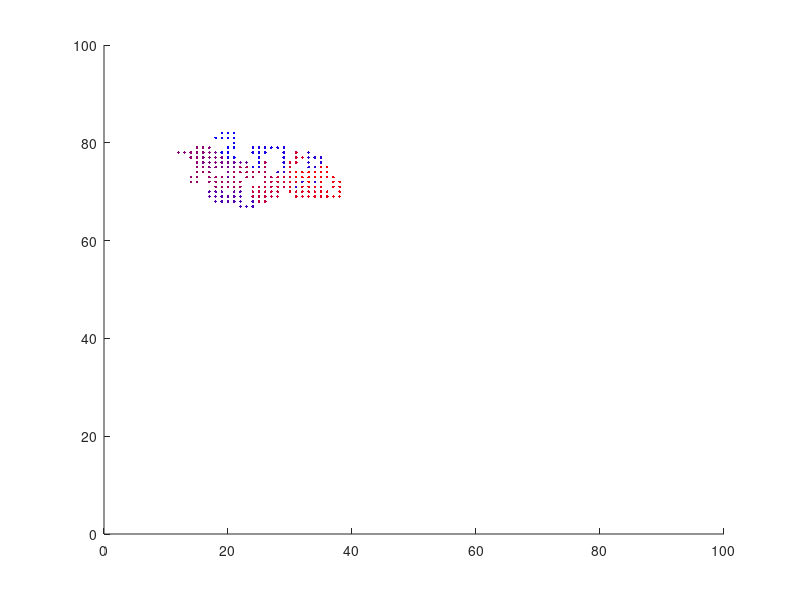

Here is the MATLAB script that generated this plot:
clear all
clc
clf

nAgents = 1;
gridSize = 100;

moveProb = 0.9;

nSteps = 1000;

agentStatus = zeros(nAgents,3); % Holds x,y and susceptible/infected/resistant status

gridStatus = cell(gridSize);

iAgent = 1; % Unneccessary for now, but will be needed later so might as well...
agentStatus(iAgent,1:2) = [ceil(rand()*gridSize), ceil(rand()*gridSize)];

for iStep = 1:nSteps
    % Update position
    for iAgent = 1:nAgents
        if rand() < moveProb;
            change = [round(rand())+1 round(2*rand()-1)]; % First number selects x or y, second selects in- or decrease
            agentStatus(iAgent,change(1)) = agentStatus(iAgent,change(1)) + change(2);
            agentStatus(iAgent,1:2) = mod(agentStatus(iAgent,1:2),gridSize);    % Periodic boundaries
        end
    end
    % Plot
    color = [iStep/nSteps 0 (nSteps-iStep)/nSteps];
    hold on
    plot(agentStatus(iAgent,1),agentStatus(iAgent,2),'.','Color',color)
    axis([0 gridSize 0 gridSize])
    
end

hold off
